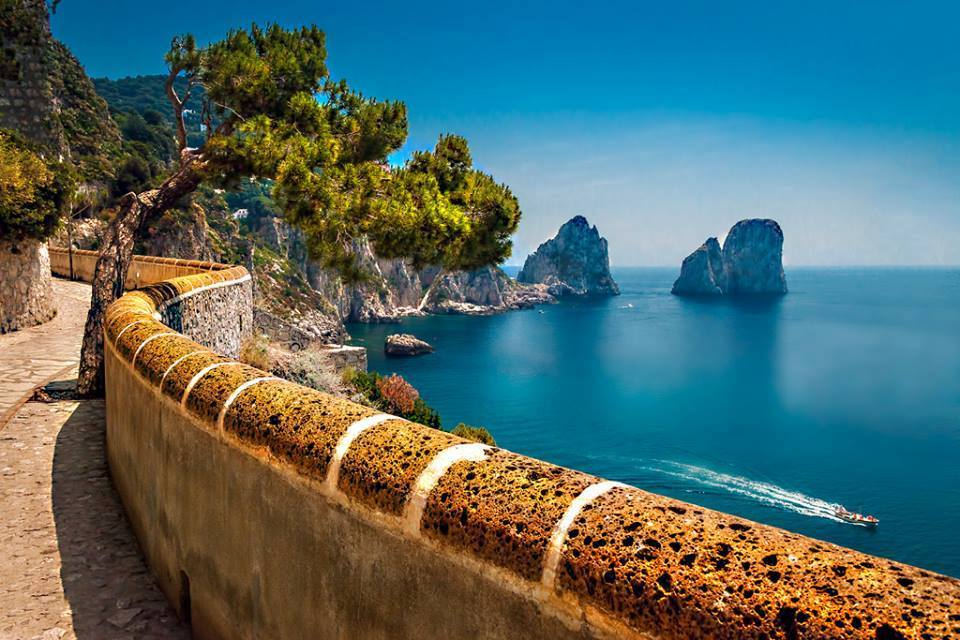
#> input picture data/sample_images/med_1.jpg, 960 x 640 px
$ python main.py
#> lines starting #> are read from the running program, lines starting #| are printed output that depends on the picture
### src/module.py
import numpy as np
from cv2 import getPerspectiveTransform, warpPerspective
from moire import linear_wave, nonlinear_wave
from image_tools import gamma_correction
from warp import warp_image

class RecaptureModule(object):
    '''
    Supports a combination of the following attacks:
    - (Linear) Moire patterns (horizontal & vertical, with skews (in pixels))
    - Gamma correction
    - Warping

    Stores related parameters as member variables to allow for re-use of the module.
    '''
    def __init__(self, dst_H=-1, dst_W=-1,
                 v_moire=0, v_type=None, v_skew=None, v_cont=None, v_dev=None,
                 h_moire=0, h_type=None, h_skew=None, h_cont=None, h_dev=None,
                 nl_moire=False, nl_dir=None, nl_type=None, nl_skew=None, nl_cont=None, nl_dev=None,
                 nl_tb=None, nl_lr=None,
                 gamma=1, points=None, margins=None, seed=None):
        '''
        :param v_moire: # of vertical moire patterns to insert.
        :type v_moire: int
        :param v_type: A sequence of characters 'f'(fixed), 'g'(gaussian), and 's'(sine).
                       Its length may be a factor of 'v_moire' value,
                            in which case the sequence is broadcasted.
        :type v_type: str
        :param v_skew: A list of the numbers of pixels to skew for each moire pattern
                            (in this case how much to skew horizontally).
                       Supports broadcasting.
        :type v_skew: list(int)
        :param v_cont: A list of the values of pixels to add into the input image
                            (before normalization).
                       Determines the strength of the inserted moire pattern
                            ('gaussian': mean, 'sine': center value).
                       Supports broadcasting.
        :type v_cont: list(int)
        :param v_dev: A list of the values of pixels that serve as "deviations"
                            ('gaussian': stddev, 'sine': amplitude).
                      Supports broadcasting.
        :type v_dev: list(int)

        :param h_moire: # of horizontal moire patterns to insert.
        :type h_moire: int
        :param h_type: A sequence of characters 'f'(fixed), 'g'(gaussian), and 's'(sine).
                       Its length may be a factor of 'h_moire' value,
                            in which case the sequence is broadcasted.
        :type h_type: str
        :param h_skew: A list of the numbers of pixels to skew for each moire pattern
                            (in this case how much to skew horizontally).
                       Also supports broadcasting.
        :type h_skew: list(int)
        :param h_cont: A list of the values of pixels to add into the input image
                            (before normalization).
                       Determines the strength of the inserted moire pattern
                            ('gaussian': mean, 'sine': center value).
                       Supports broadcasting.
        :type h_cont: list(int)
        :param h_dev: A list of the values of pixels that serve as "deviations"
                            ('gaussian': stddev, 'sine': amplitude).
                      Supports broadcasting.
        :type h_dev: list(int)
        :param gamma: gamma value for gamma correction (no correction when gamma == 1).
        :type gamma: float

        e.g.)
            recap_module = RecaptureModule(v_moire=2, v_type='sg', v_skew=[20, 80], v_cont=10, v_dev=3,
                                           h_moire=2, h_type='f', h_skew=[20, 80], h_cont=10, h_dev=3,
                                           gamma=2.2)
            output = recap_module(image)
        '''
        # Shape of output if provided
        self._out_H = dst_H; self._out_W = dst_W
        self._seed = seed

        # ================================== Linear Moire pattern ========================================
        type_dict = dict(f='fixed',g='gaussian',s='sine')
        self._counts = []
        self._mtypes = []
        self._skews = []
        self._contrasts = []
        self._devs = []

        for count, mtype, skew, ctr, dev in zip([h_moire, v_moire], [h_type, v_type], [h_skew, v_skew],
                                                [h_cont, v_cont], [h_dev, v_dev]):
            if count > 0:
                if mtype is None or (len(mtype) != count and count % len(mtype) != 0):
                    raise ValueError("Please check the number of your moire type parameters.")
                if len(mtype) != count:
                    mtype *= count // len(mtype)

                if skew is None or (type(skew) is list and len(skew) != count and count % len(skew) != 0):
                    raise ValueError("Please check the number of your skew parameters.")
                if type(skew) is int:
                    skew = [skew,]
                elif type(skew) is not list:
                    raise ValueError("Please check that the argument to the 'skew' parameter is \
                                        either an 'int' or a 'list'.")
                if len(skew) != count:
                    skew *= count // len(skew)

                if ctr is None or (type(ctr) is list and len(ctr) != count and count % len(ctr) != 0):
                    raise ValueError("Please check the number of your contrast parameters.")
                if type(ctr) is int:
                    ctr = [ctr,]
                elif type(ctr) is not list:
                    raise ValueError("Please check that the argument to the 'cont' parameter is \
                                        either an 'int' or a 'list'.")
                if len(ctr) != count:
                    ctr *= count // len(ctr)

                if dev is None or (type(dev) is list and len(dev) != count and count % len(dev) != 0):
                    raise ValueError("Please check the number of your contrast parameters.")
                if type(dev) is int:
                    dev = [dev,]
                elif type(dev) is not list:
                    raise ValueError("Please check that the argument to the 'dev' parameter is \
                                        either an 'int' or a 'list'.")
                if len(dev) != count:
                    dev *= count // len(dev)

                self._counts.append(count)
                self._mtypes.append([type_dict[c] for c in mtype])
                self._skews.append(skew)
                self._contrasts.append(ctr)
                self._devs.append(dev)
            elif count == 0:
                self._counts.append(count)
                self._mtypes.append(list())
                self._skews.append(list())
            else:
                raise ValueError("Count of moire patterns cannot be sub-zero; please check your count parameters.")

        # ================================== Non-linear Moire pattern ========================================
        self._nl_moire  = nl_moire
        self._nl_dir    = nl_dir
        self._nl_type   = nl_type
        self._nl_skew	= nl_skew
        self._nl_cont	= nl_cont
        self._nl_dev	= nl_dev
        self._nl_tb	= nl_tb
        self._nl_lr	= nl_lr

        # ================================== Warping ========================================
        if points is not None:
            self._points = points
            self._warp = 1
        elif margins is not None:
            self._margins = margins
            self._warp = 2
        else:
            self._warp = 0

        # ================================== Gamma correction ========================================
        assert gamma > 0, "ERROR: gamma value cannot be 0 or sub-zero."
        self._gamma = gamma

    def __call__(self, image, new_src_pt=None, new_dst_pt=None, verbose=False, show_mask=False):
        '''
        :param image: the input image to transform (HWC format)
        :type image: np.array
        :param verbose: whether to print out the processing log or not
        :type verbose: bool

        :return: the image transformed as specified (HWC format)
        :rtype: np.array
        '''
        out = image
        H, W, _ = image.shape

        # Gamma correction
        if self._gamma != 1:
            out = gamma_correction(out, gamma=self._gamma)
            if verbose:
                print('(Gamma correction call) gamma: {}'.format(self._gamma))

        # Linear moire pattern insertion
        for row, count, mtypes, skews, conts, devs \
                in zip([True,False], self._counts, self._mtypes, self._skews, self._contrasts, self._devs):
            for it, mtype, skew, ctr, dev in zip(range(count), mtypes, skews, conts, devs):
                out = linear_wave(out,
                                  rowwise=row,
                                  skew=skew,
                                  pattern=mtype,
                                  contrast=ctr,
                                  dev=dev,
                                  seed=self._seed)
                if verbose:
                    print('(Linear moire call) type: {}, skew: {}, contrast: {}, dev: {}, row: {}'.format(
                            mtype, skew, ctr, dev, row))

        # Non-linear moire pattern insertion
        if self._nl_moire:
            out, nl_mask = nonlinear_wave(out, directions=self._nl_dir, pattern=self._nl_type,
                                 skew=self._nl_skew, contrast=self._nl_cont, dev=self._nl_dev,
                                 tb_margins=self._nl_tb, lr_margins=self._nl_lr, seed=self._seed,
                                 gap=5, thick=1)
            if verbose:
                print('(Non-linear moire call) direction: {}, type: {}, skew: {}, contrast: {}, dev: {}, \
                        margins: {}, {}' \
                        .format(self._nl_dir, self._nl_type, self._nl_skew, self._nl_cont, self._nl_dev,
                                self._nl_tb, self._nl_lr))
        else:
            nl_mask = None

        # Warping
        dst_H = self._out_H if self._out_H > 0 else H
        dst_W = self._out_W if self._out_W > 0 else W

        if new_dst_pt is not None:
            dst_points = new_dst_pt
        else:
            if self._warp == 1:             # Map to predetermined coordinates
                dst_points = self._points
            elif self._warp == 2:           # Map to random coordinates within the given margins
                t_margin, b_margin, l_margin, r_margin = self._margins

                np.random.seed(self._seed)
                tl_h, tr_h = np.random.randint(*[dst_H * val for val in t_margin], size=2)
                bl_h, br_h = np.random.randint(*[dst_H * val for val in b_margin], size=2)
                tl_w, bl_w = np.random.randint(*[dst_W * val for val in l_margin], size=2)
                tr_w, br_w = np.random.randint(*[dst_W * val for val in r_margin], size=2)

                dst_points = np.zeros((4,2), dtype="float32")
                dst_points[0] = [tl_w, tl_h]    # top-left
                dst_points[1] = [tr_w, tr_h]   # top-right
                dst_points[2] = [br_w, br_h]   # bottom-right
                dst_points[3] = [bl_w, bl_h]   # bottom-left

        if new_dst_pt is not None or self._warp:
            if new_src_pt is not None:
                src_points = new_src_pt
            else:
                src_points = np.zeros((4,2), dtype="float32")
                src_points[0] = [0,0]    # top-left (w,h)
                src_points[1] = [W-1,0]    # top-right (w,h)
                src_points[2] = [W-1,H-1]    # bottom-right (w,h)
                src_points[3] = [0,H-1]    # bottom-left (w,h)

            M = getPerspectiveTransform(src_points, dst_points)
            out = warpPerspective(out, M, (dst_W, dst_H))

        return out, nl_mask

    @property
    def gamma(self):
        return self._gamma

    # [9 lines left out: function out_shape, not called in this run]

### src/moire.py
import cv2
from cv2 import getPerspectiveTransform, warpPerspective
import numpy as np
from math import ceil

# [123 lines left out: functions dither, linear_wave, not called in this run]

def nonlinear_wave(canvas, gap=4, skew=0, thick=1, directions='b',
                   pattern='fixed', contrast=7, color=None, dev=3,
                   tb_margins=0, lr_margins=0, seed=None):
    '''
    :param pattern: Pattern for the noise to add to each line \
                    ('fixed', 'gaussian', 'sine')
    :type pattern: str
    :param contrast: (mean) value to add to the given image before normalization \
                        (mean for 'gaussian', middle value for 'sine', value for 'fixed'). \
                     The same value is set for all channels; use 'color' to provide different values.
    :type contrast: int
    :param dev: deviation (stddev for 'gaussian', amplitude for 'sine')
    :type dev: float
    '''
    # Initialize the shape of the mask
    mask_shape = list(canvas.shape)

    # Leave additional space for warping margins
    assert tb_margins >= 0 and tb_margins < 0.5, "Please provide a valid 'tb_margins' value in [0,0.5)."
    assert lr_margins >= 0 and lr_margins < 0.5, "Please provide a valid 'lr_margins' value in [0,0.5)."
    tb_extra = ceil((mask_shape[0] / (1 - 2 * tb_margins) - mask_shape[0]) / 2)
    lr_extra = ceil((mask_shape[1] / (1 - 2 * lr_margins) - mask_shape[1]) / 2)
    mask_shape[0] += 2 * tb_extra
    mask_shape[1] += 2 * lr_extra

    # Check which directions to draw lines in
    rowwise = colwise = False
    if directions == 'b':
        rowwise = True
        colwise = True
    elif directions == 'h':
        rowwise = True
    elif directions == 'v':
        colwise = True
    else:
        raise ValueError("Please provide a valid argument for 'directions' parameter, among {'b','h','v'}.")

    # Leave additional space for full skewing
    if rowwise:
        mask_shape[0] += 2 * np.abs(skew)
    if colwise:
        mask_shape[1] += 2 * np.abs(skew)
    mask = np.zeros(mask_shape)
    H, W, _ = mask_shape

    # Set color
    contrast = 64
    if color is None:
        color = (contrast,) * 3

    # Draw lines onto mask
    if rowwise:
        ### Generate color map
        num_lines = len(list(range(0,H,gap)))
        if pattern=='gaussian':
            np.random.seed(seed)
            color_map = [[int(round(np.clip(np.random.randn() * dev + mean, \
                            max(mean-2*dev,0), min(mean+2*dev,255)))) \
                                for mean in color]
                                for _ in range(num_lines)]
        elif pattern == 'sine':
            color_map = [[int(round(np.clip(np.sin(line_num) * dev + mean, 0, 255))) \
                                    for mean in color] \
                                for line_num in range(num_lines)]

        elif pattern == 'fixed':
            color_map = [color,] * num_lines
        else:
            raise NotImplementedError('Please choose a valid pattern type.')

        ### Draw lines as specified
        for row, color in zip(range(0,H,gap), color_map):
            if skew <= 0:
                cv2.line(mask,(0,row),(W,row+skew),color,thickness=thick)
            else:
                cv2.line(mask,(0,row-skew),(W,row),color,thickness=thick)
    if colwise:
        ### Generate color map
        num_lines = len(list(range(0,W,gap)))
        if pattern=='gaussian':
            if seed:
                np.random.seed(seed)
            color_map = [[int(round(np.clip(np.random.randn() * dev + mean, \
                            max(mean-2*dev,0), min(mean+2*dev,255)))) \
                                for mean in color]
                                for _ in range(num_lines)]
        elif pattern == 'sine':
            color_map = [[int(round(np.clip(np.sin(line_num) * dev + mean, 0, 255))) \
                                    for mean in color] \
                                for line_num in range(num_lines)]

        elif pattern == 'fixed':
            color_map = [color,] * num_lines
        else:
            raise NotImplementedError('Please choose a valid pattern type.')

        ### Draw lines as specified
        for col, color in zip(range(0,W,gap), color_map):
            if skew <= 0:
                cv2.line(mask,(col,0),(col+skew,H),color,thickness=thick)
            else:
                cv2.line(mask,(col-skew,0),(col,H),color,thickness=thick)

    # Add noise
    if skew:
        if rowwise:
            mask = mask[np.abs(skew):-np.abs(skew)]
        if colwise:
            mask = mask[:,np.abs(skew):-np.abs(skew)]

    # Distort mask
    ### Set the corners of the image as source points
    H, W, _ = mask.shape
    src_points = np.zeros((4,2), dtype="float32")
    src_points[0] = [0,0]    # top-left (w,h)
    src_points[1] = [W-1,0]    # top-right (w,h)
    src_points[2] = [W-1,H-1]    # bottom-right (w,h)
    src_points[3] = [0,H-1]    # bottom-left (w,h)

    ### Randomly generate dest points within the given margins
    t_margin = [0,tb_margins]
    b_margin = [1-tb_margins,1]
    l_margin = [0,lr_margins]
    r_margin = [1-lr_margins,1]
    if seed:
        np.random.seed(seed)
    tl_h, tr_h = np.random.randint(*[H * val for val in t_margin], size=2)
    bl_h, br_h = np.random.randint(*[H * val for val in b_margin], size=2)
    tl_w, bl_w = np.random.randint(*[W * val for val in l_margin], size=2)
    tr_w, br_w = np.random.randint(*[W * val for val in r_margin], size=2)
    dst_points = np.zeros((4,2), dtype="float32")
    dst_points[0] = [tl_w, tl_h]    # top-left
    dst_points[1] = [tr_w, tr_h]   # top-right
    dst_points[2] = [br_w, br_h]   # bottom-right
    dst_points[3] = [bl_w, bl_h]   # bottom-left

    ### Compute warp matrix and warp the mask
    M = cv2.getPerspectiveTransform(src_points, dst_points)
    warped_mask = cv2.warpPerspective(mask, M, (W, H))

    original_mask = warped_mask.copy()

    ### Remove (potential) black regions by removing the margins
    warped_mask = warped_mask[tb_extra:-tb_extra, lr_extra:-lr_extra]

    out = (canvas - warped_mask).clip(0,255)
    return np.uint8(out), np.uint8(original_mask)

### src/main.py
import cv2
import numpy as np

from image_tools import *
from moire import linear_wave, dither
from basic_shapes import circles
from module import RecaptureModule

import argparse
import os

def get_parser():
    parser = argparse.ArgumentParser()

    # File I/O
    parser.add_argument("--datapath", default='../data/sample_images',
                        help="Path to the directory containing the source image.")
    parser.add_argument("--file", default='med_1.jpg',
                        help="Name of the source image file.")
    parser.add_argument("--savepath", default='../data/output',
                        help="Path to the output storage directory \
                                (automatically generated if not yet there).")
    parser.add_argument("--save", type=str, default=None,
                        help="Name of the output file storing the results \
                                (not saved if not provided).")
    parser.add_argument("--save-format", type=str, default='jpg',
                        help="File format of the output file (default: JPEG).")

    # Image-related
    parser.add_argument("--canvas-dim", type=int, nargs='+', default=1024,
                        help="Dimensions (height, width) of the canvas to use. \
                                Provide a single value to produce a square canvas.")
    parser.add_argument('-e', "--empty", action='store_true',
                        help="Create a white blank canvas, instead of using an image")
    parser.add_argument('-g', "--gamma", type=float, default=1,
                        help="Do gamma correction on the given input (default: 1 => no correction)")
    parser.add_argument('-t', "--type", type=str, default='fixed',
                        help="Type of pattern to generate.")
    parser.add_argument('-rv', "--recapture-verbose", action='store_true',
                        help="Print the log of progress produced as \
                                RecaptureModule transforms the input image.")
    parser.add_argument("--psnr", action='store_true',
                        help="Compute the PSNR value of the output image.")

    # Others
    parser.add_argument("--seed", type=int, default=None,
                        help="Seed value for 'np.random.seed'.")
    parser.add_argument('-m', "--show-mask", action='store_true',
                        help="Visualize the inserted nonlinear moire mask.")

    return parser

def main():
    parser = get_parser()
    args = parser.parse_args()

    if args.empty:
        canvas_dim = args.canvas_dim if type(args.canvas_dim) == list else [args.canvas_dim,] * 2
        canvas = np.ones(canvas_dim + [3,], np.uint8) * 255   # blank white image
    else:
        canvas = cv2.imread(os.path.join(args.datapath, args.file), cv2.IMREAD_COLOR)
#> canvas is the input picture: shape (640, 960, 3); mean B, G, R 105.6, 107.4, 82.4
        original = canvas.copy()
    H, W, _ = canvas.shape

    # ================================== Add operations here =====================================
    #dst_H = 600; dst_W = 800
    dst_H, dst_W, _ = original.shape

    src_pt = np.zeros((4,2), dtype="float32")
    src_pt[0] = [W // 4, H // 4]
    src_pt[1] = [W // 4 * 3, H // 4]
    src_pt[2] = [W // 4 * 3, H // 4 * 3]
    src_pt[3] = [W // 4, H // 4 * 3]

    dst_pt = np.zeros((4,2), dtype="float32")
    dst_pt[0] = [dst_W // 4, dst_H // 4]    # top-left
    dst_pt[1] = [dst_W // 4 * 3, dst_H // 4]   # top-right
    dst_pt[2] = [dst_W // 4 * 3, dst_H // 4 * 3]   # bottom-right
    dst_pt[3] = [dst_W // 4, dst_H // 4 * 3]   # bottom-left

    t_margin = [0,0.1]
    b_margin = [0.9,1]
    l_margin = [0,0.1]
    r_margin = [0.9,1]
    sample_margins = [t_margin,b_margin,l_margin,r_margin]

    recap_module = RecaptureModule(dst_H, dst_W,
                                   v_moire=0, v_type='sg', v_skew=[20, 80], v_cont=10, v_dev=3,
                                   h_moire=0, h_type='f', h_skew=[20, 80], h_cont=10, h_dev=3,
                                   nl_moire=True, nl_dir='b', nl_type='gaussian', nl_skew=80,
                                   nl_cont=10, nl_dev=3, nl_tb=0.15, nl_lr=0.15,
                                   gamma=args.gamma, margins=None, seed=args.seed)
    canvas, nl_mask = recap_module(canvas,
                                   new_src_pt = src_pt,
                                   verbose=args.recapture_verbose,
                                   show_mask=args.show_mask)
#> after the loop in nonlinear_wave, `for row, color in zip(range(0,H,gap), color_map):`:
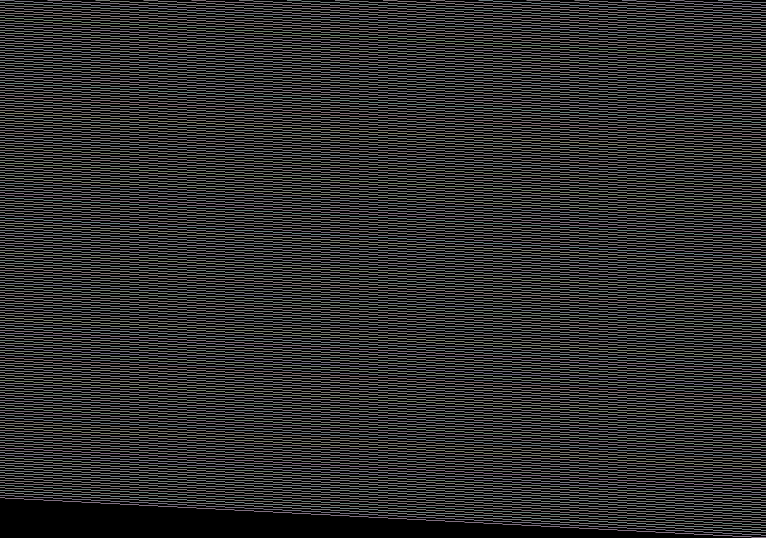
#> mask: shape (1076, 1532, 3) float64 (shown at 1/2 size); mean of channels 0, 1, 2 12.3, 12.3, 12.4; drawn with min black and max white
#> after the loop in nonlinear_wave, `for col, color in zip(range(0,W,gap), color_map):`:
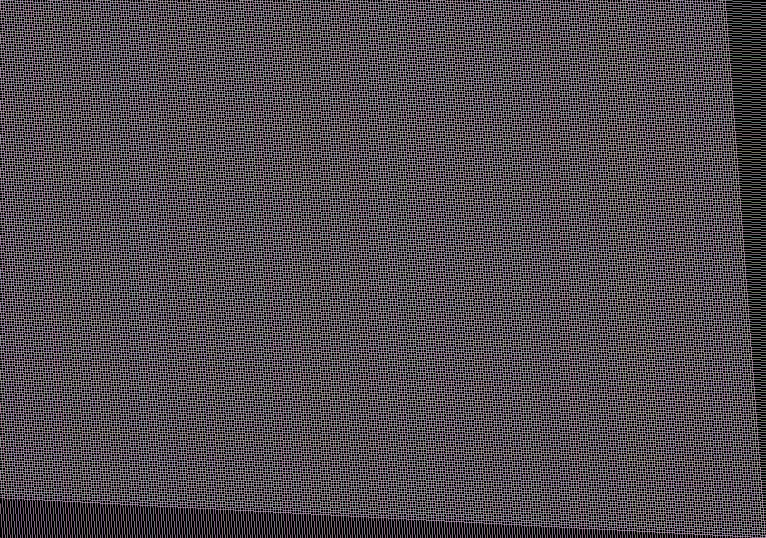
#> mask: shape (1076, 1532, 3) float64 (shown at 1/2 size); mean of channels 0, 1, 2 23.6, 21.8, 23.6; drawn with min black and max white
#> (the rest of the program and of its run is left out)
